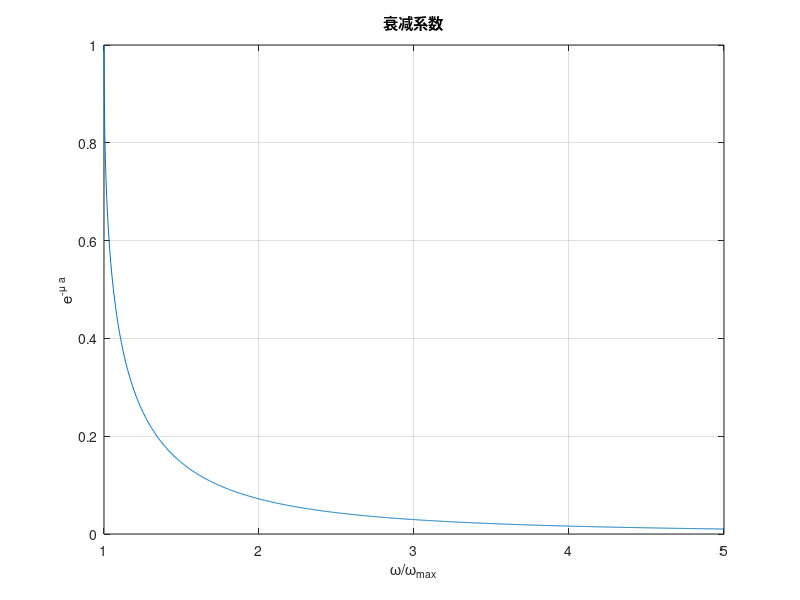

Write MATLAB code to recreate this figure.
x=linspace(1,5,1000);
y=2.*x.^2-1-2.*x.*(x.^2-1).^0.5;
plot(x,y);
%axis([-pi pi 0 25]);
%hold on
%plot(x,z);
%set(gca,'XTick',-pi:pi:pi)
%set(gca,'YTick',-1:50:51)
%set(gca,'XTickLabel',{'-pi/a','0','pi/a'})
grid on
xlabel('\omega/\omega_{max}')
ylabel('e^{-\mu a}')
title('衰减系数')

